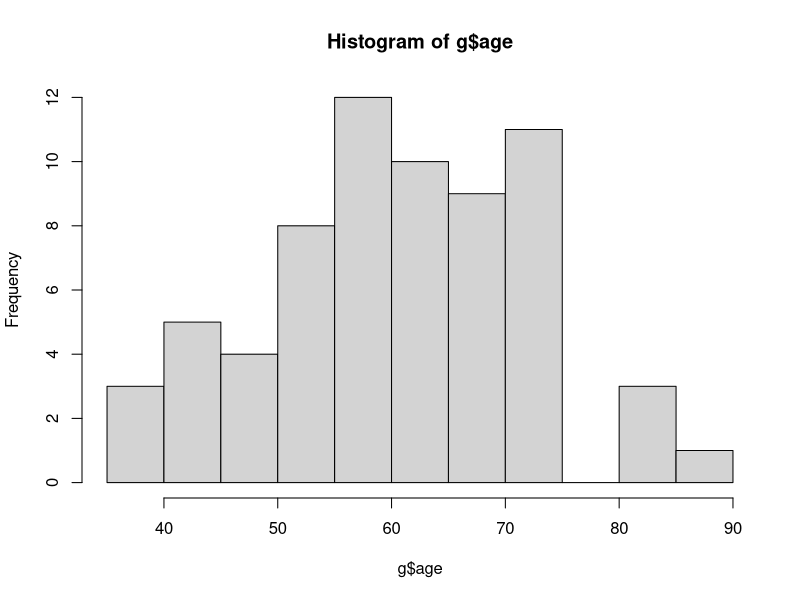
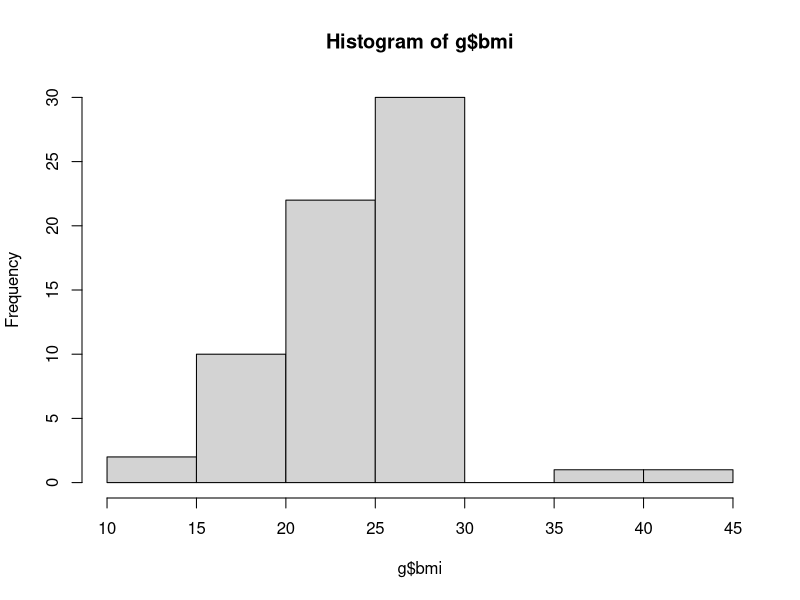
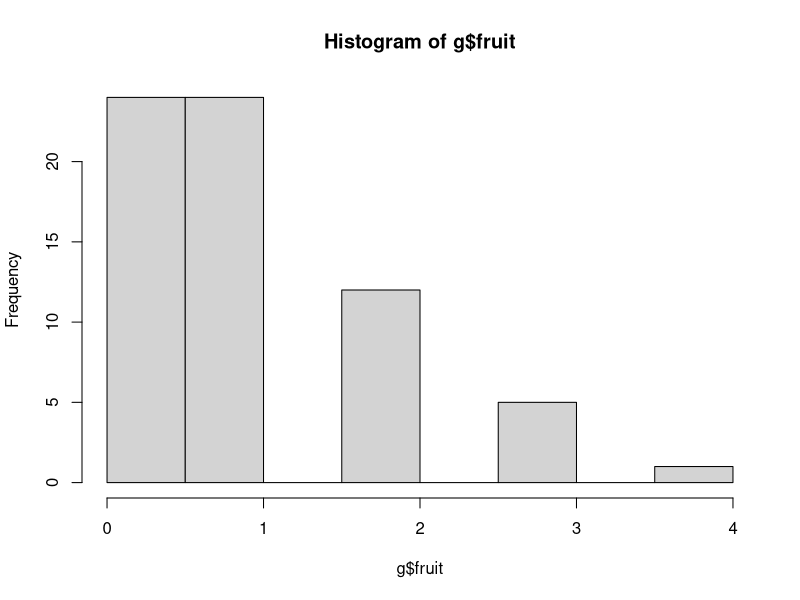
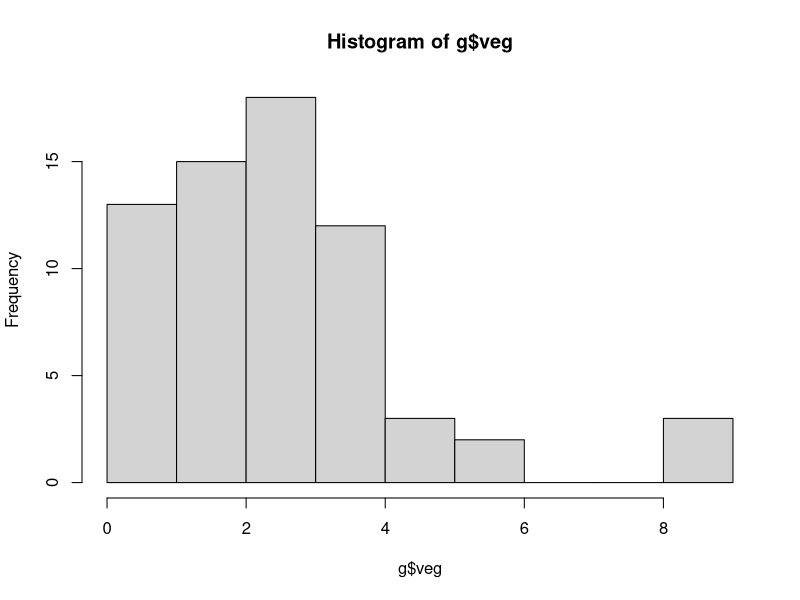
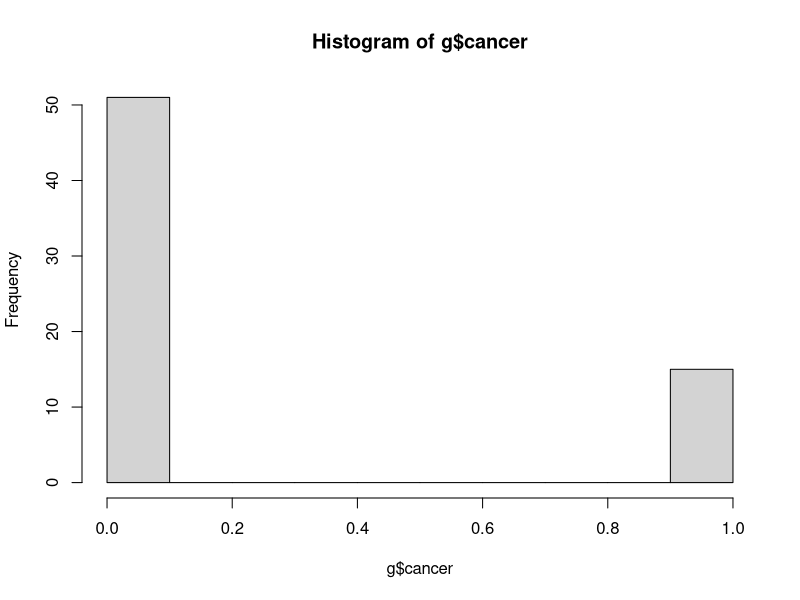
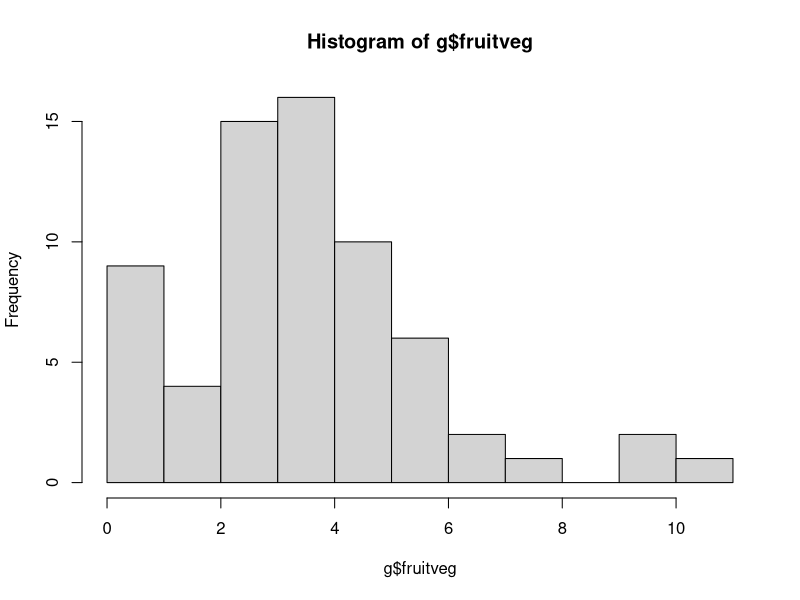
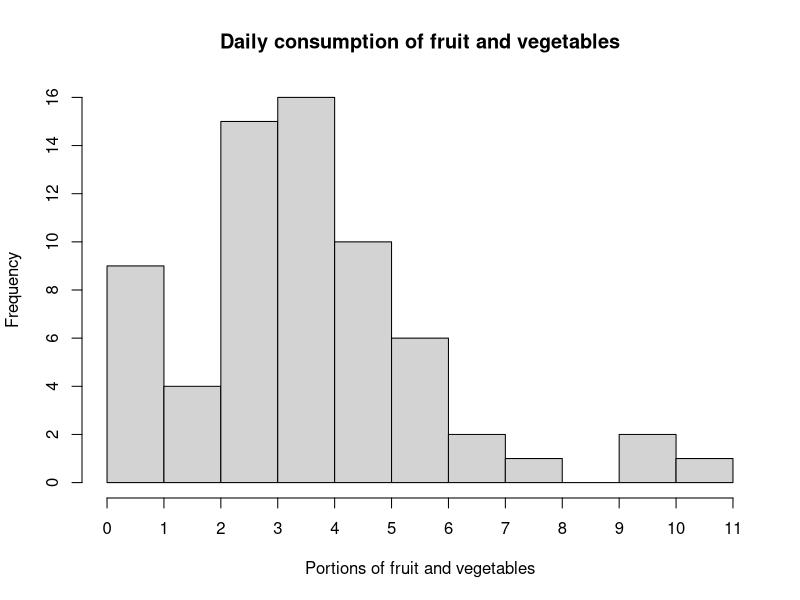
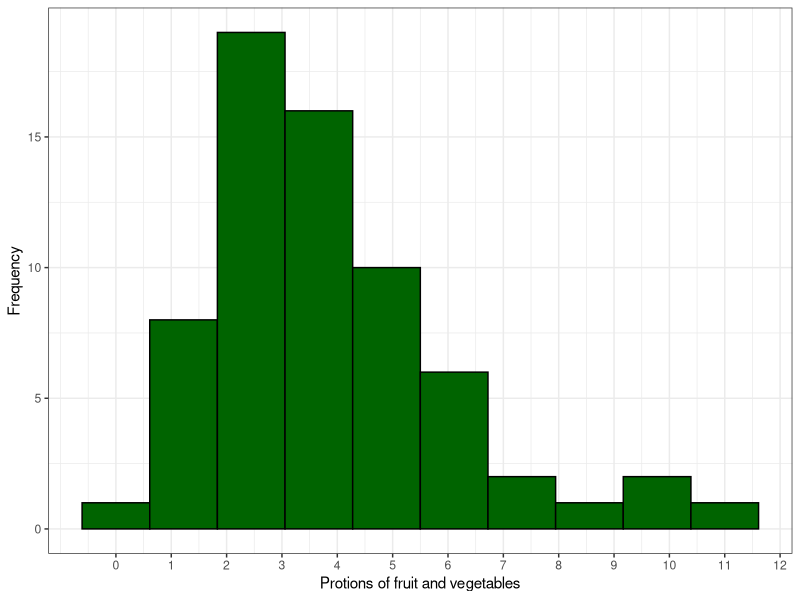

Reproduce these figures in R, in order.
library(tidyverse)

# load data
g <- read_csv("cancer data for MOOC 1.csv")

# summary of variables

# 1- age
summary(g$age)
hist(g$age)

# 2- gender
gender <- as.factor(g$gender)
summary(gender)

# 3- BMI
summary(g$bmi)
hist(g$bmi)

# 4- smoking
smoking <- as.factor(g$smoking)
summary(smoking)

# 5- exercise
exercise <- as.factor(g$exercise)
summary(exercise)

# 6- fruit
summary(g$fruit)
hist(g$fruit)
fruit <- as.factor(g$fruit)
summary(fruit)

# 7- veg
summary(g$veg)
hist(g$veg)
veg <- as.factor(g$veg)
summary(veg)

# 8- cancer
summary(g$cancer)
hist(g$cancer)
cancer <- as.factor(g$cancer)
summary(cancer)

# fruit + veg
g$fruitveg <- g$fruit + g$veg
summary(g$fruitveg)

# five a day
g$five_a_day <- ifelse(g$fruitveg >= 5 , 1, 0)
table(g$five_a_day)

# Plots

# fruitveg
hist(g$fruitveg)

hist(g$fruitveg, xlab = "Portions of fruit and vegetables",
     main = "Daily consumption of fruit and vegetables", axes = F)
axis(side = 1, at = seq(0, 11, 1))
axis(side = 2, at = seq(0, 16, 2))

#ggplot fruitveg
ggplot()+ geom_histogram(data = g, aes(x= fruitveg),
                         bins = 10, fill = "darkgreen", col= "black")+
  labs(x = "Protions of fruit and vegetables", y = "Frequency")+
  scale_x_continuous(breaks = seq(from = 0, to = 12 , by = 1))+
  theme_bw()

# healthy BMI
bmi <- ifelse(g$bmi <=18.4|g$bmi >=25, "not normal", "normal")
table(bmi)

g$healthy_bmi <- ifelse(g$bmi > 18.5 & g$bmi < 25, 1, 0)
table(g$healthy_bmi)

# Plots

# fruit
hist(g$fruit, xlab = "Portions of fruit",
     main = "Daily consumption of fruit", axes = F)
axis(side = 1, at = seq(0, 4, 1))
axis(side = 2, at = seq(0, 24, 4))

# veg
hist(g$veg, xlab = "Portions of vegetables",
     main = "Daily consumption of vegetables", axes = F)
axis(side = 1, at = seq(0, 9, 1))
axis(side = 2, at = seq(0, 18, 2))

# ggplot fruit
ggplot()+ geom_histogram(data = g, aes(x = fruit), bins = 5,
                         fill = "darkgreen", col = "black")+
  theme_bw()+ labs(x = "Portions of fruit", y = "Frequency")+
  
  scale_x_continuous(breaks = seq(from = 0, to = 4, by = 1))

# ggplot veg
ggplot() + geom_histogram(data = g, aes(x = veg), bins = 10,
                          fill = "darkgreen", col = "black")+
  theme_bw()+ labs(x = "Portions of vegetables", y = "Frequency")+
  scale_x_continuous(breaks = seq(from = 0, to = 9, by = 1))

# Running a Chi-square test

chisq.test(x = g$five_a_day, y = cancer)

# Running an independent sample t-test

t.test(g$bmi ~ cancer)

# If you want to test whether 
# the mean of y equals some value of interest:

t.test(g$bmi,mu=25) # the null hypothesis here is that the mean BMI is 25

# dichotomise BMI into a yes/no (1/0) variable with the threshold of 25
overweight <- ifelse(g$bmi > 25, 1, 0)
table(overweight)

chisq.test(x = overweight, y = cancer)
